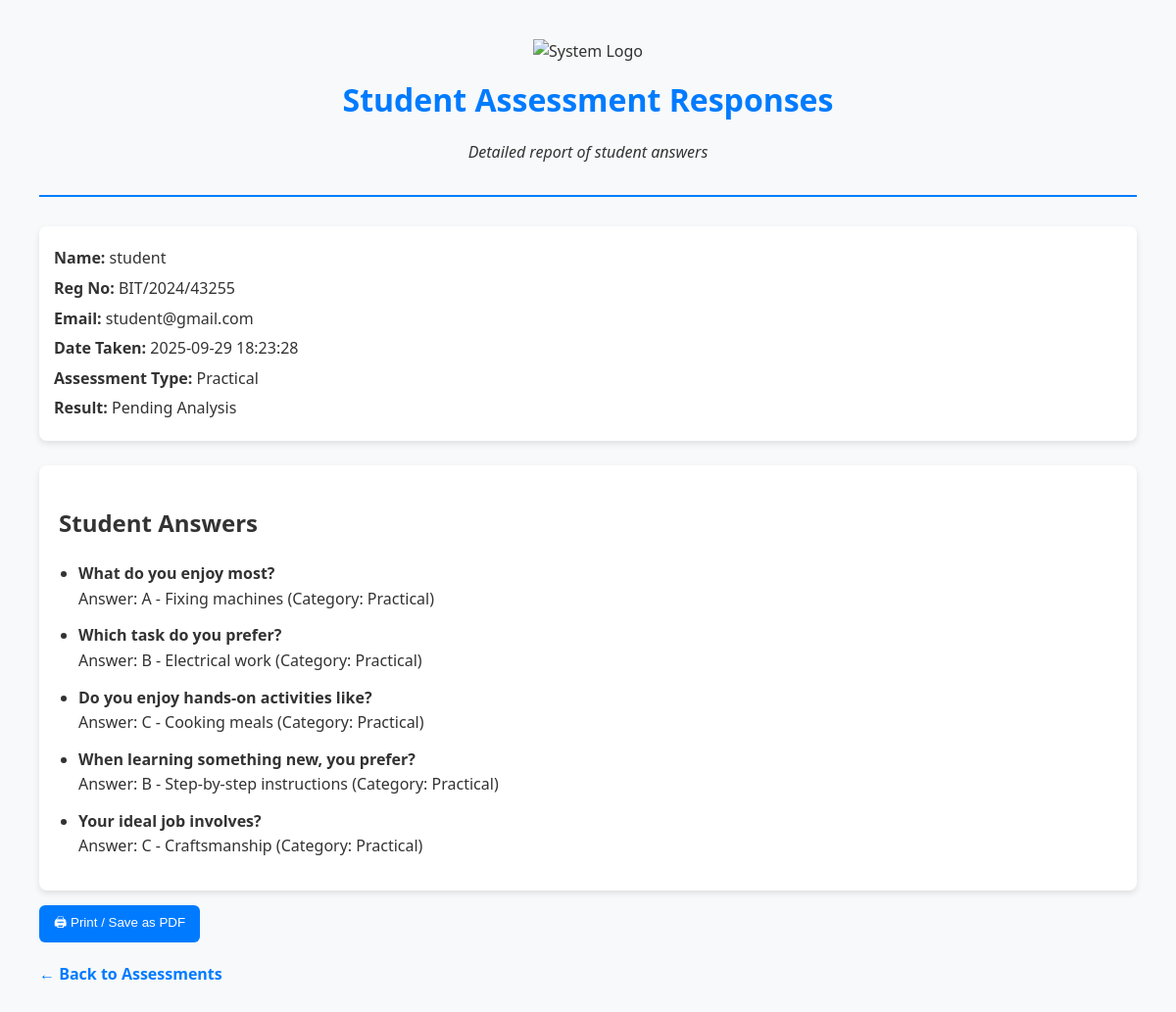
The page /response.php?student_id=8 (signed in) on the database as committed earlier.
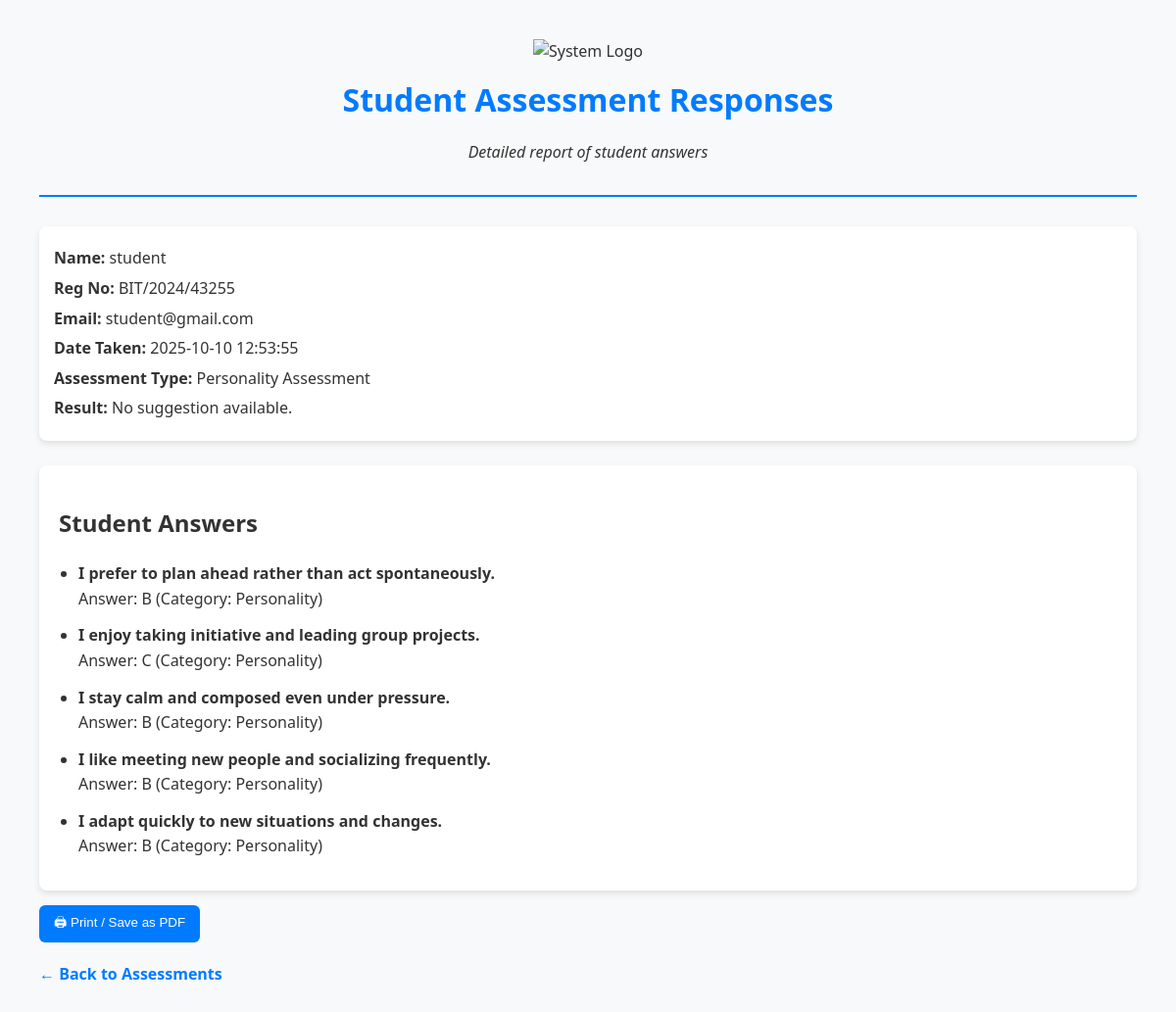
The same page on the database as committed later.
### tables this page shows
CREATE TABLE `career_assessments` (
  `id` int(10) UNSIGNED NOT NULL,
  `user_id` int(10) UNSIGNED NOT NULL,
  `assessment_type` varchar(50) NOT NULL,
  `responses` longtext NOT NULL CHECK (json_valid(`responses`)),
  `score` varchar(50) NOT NULL,
  `result` text NOT NULL,
  `created_at` timestamp NOT NULL DEFAULT current_timestamp(),
  `updated_at` timestamp NULL DEFAULT NULL ON UPDATE current_timestamp()
);

### Response.php (the view, shortened to what this page needs)
<?php
require 'db.php';
$student_id = $_GET['student_id'] ?? null;
$stmt = $pdo->prepare("SELECT * FROM career_assessments WHERE user_id = ? ORDER BY created_at DESC LIMIT 1");
$stmt->execute([$student_id]);
$assessment = $stmt->fetch(PDO::FETCH_ASSOC);
$stmt = $pdo->prepare("SELECT id, name, reg_no, email FROM users WHERE id = ?");
$stmt->execute([$student_id]);
$student = $stmt->fetch(PDO::FETCH_ASSOC);
$responses = json_decode($assessment['responses'], true) ?: [];
?>
<!DOCTYPE html>
<html lang="en">
<head>
</head>
<body>
    <div class="header">
        <img src="logo.JPG" alt="System Logo">
        <h1>Student Assessment Responses</h1>
        <p><em>Detailed report of student answers</em></p>
    </div>
    <div class="student-info">
        <p><strong>Name:</strong> <?= htmlspecialchars($student['name'] ?? 'Unknown') ?></p>
        <p><strong>Reg No:</strong> <?= htmlspecialchars($student['reg_no'] ?? '-') ?></p>
        <p><strong>Email:</strong> <?= htmlspecialchars($student['email'] ?? '-') ?></p>
        <p><strong>Date Taken:</strong> <?= htmlspecialchars($assessment['created_at']) ?></p>
        <p><strong>Assessment Type:</strong> <?= htmlspecialchars($assessment['assessment_type']) ?></p>
        <p><strong>Result:</strong> <?= htmlspecialchars($assessment['result']) ?></p>
    </div>
    <div class="responses">
        <h2>Student Answers</h2>
        <ul>
            <?php if (!empty($responses)): ?>
                <?php foreach ($responses as $resp): ?>
                    <li>
                        <strong><?= htmlspecialchars($resp['question'] ?? 'Question') ?></strong><br>
                        Answer: <?= htmlspecialchars($resp['answer'] ?? '-') ?>
                        <?php if (!empty($resp['text'])): ?>
                            - <?= htmlspecialchars($resp['text']) ?>
                        <?php endif; ?>
                        (Category: <?= htmlspecialchars($resp['category'] ?? 'General') ?>)
                    </li>
                <?php endforeach; ?>
            <?php else: ?>
                <p>No responses found for this assessment.</p>
            <?php endif; ?>
        </ul>
    </div>
    <button class="print-btn" onclick="window.print()">🖨 Print / Save as PDF</button>
    <br>
    <a href="student.php" class="back-link">← Back to Assessments</a>
</body>
</html>

Rows that differ between the two databases and show on the page:
removed career_assessments: created_at "2025-09-29 18:23:28", assessment_type "Practical", result "Pending Analysis"
added career_assessments: created_at "2025-10-10 12:53:55", assessment_type "Personality Assessment", result "No suggestion available."
Other text that changed with them:
new list line: "I prefer to plan ahead rather than act spontaneously. Answer: B (Category: Personality )"
new list line: "I enjoy taking initiative and leading group projects. Answer: C (Category: Personality )"
new list line: "I stay calm and composed even under pressure. Answer: B (Category: Personality )"
new list line: "I like meeting new people and socializing frequently. Answer: B (Category: Personality )"
new list line: "I adapt quickly to new situations and changes. Answer: B (Category: Personality )"
list line gone: "What do you enjoy most? Answer: A - Fixing machines (Category: Practical )"
list line gone: "Which task do you prefer? Answer: B - Electrical work (Category: Practical )"
list line gone: "Do you enjoy hands-on activities like? Answer: C - Cooking meals (Category: Practical )"
list line gone: "When learning something new, you prefer? Answer: B - Step-by-step instructions (Category: Practical )"
list line gone: "Your ideal job involves? Answer: C - Craftsmanship (Category: Practical )"
